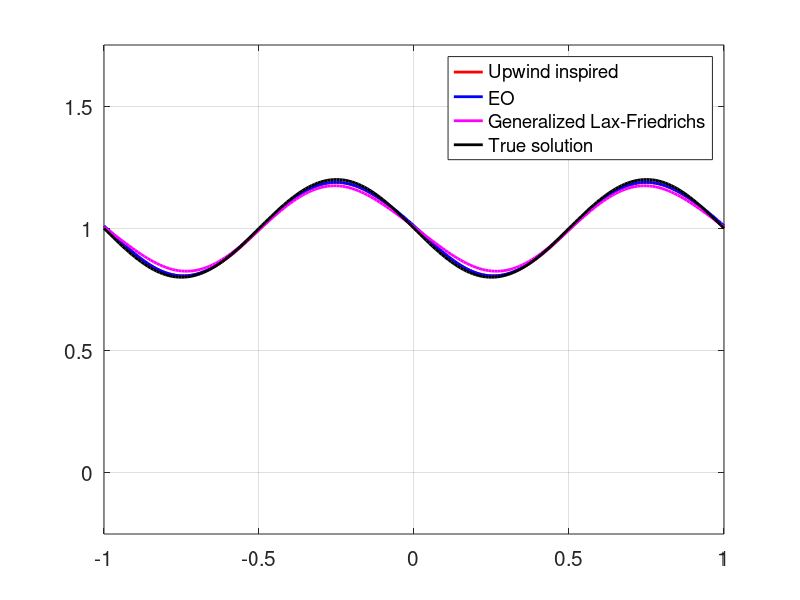

Reproduce this figure in MATLAB.
clc
clear all
close all

% Discretization	
h  = 0.01;
k  = 0.5*h;
x  = -1:h:1;
nX = numel(x);
t  = 0:k:0.5;
nT = numel(t);

% Initial condition
U0 = 1 + 0.2*sin(2*pi*x) ;

% U1 --> solution of Upwind inspired scheme
% U2 --> solution with EO flux
% U3 --> solution of Generalized Lax-Friedrichs scheme
U1 = U0; 
U2 = U0;
U3 = U0;

% EO flux (minima of Burgers flux at u=0)
EOflux =@(u,v) max(u,0).^2/2 + min(v,0).^2/2 - 0; 

% F
F = @(x,t) -0.2*2*pi*cos(2*pi*(x-t)) + (1+0.2*sin(2*pi*(x-t))).*(0.2*2*pi*cos(2*pi*(x-t))) ;

for i = 1:nT
    % Create extended solution arrays
    U1_ext = [U1(nT-1),U1,U1(2)] ;
    U2_ext = [U2(nT-1),U2,U2(2)] ;
    U3_ext = [U3(nT-1),U3,U3(2)] ;
    
    % Right-hand side
    F_kt = k* F(x,t(i));
    
	% Update solutions
	U1   = U1-(k/h)*U1_ext(2:end-1).*(U1_ext(2:end-1)-U1_ext(1:end-2)) + F_kt;
    
    EOfluxeval = EOflux(U2_ext(1:end-1),U2_ext(2:end));
    U2 = U2-(k/h)*(EOfluxeval(2:end)-EOfluxeval(1:end-1)) + F_kt; 
     
	U3 = ( U3_ext(3:end) + U3_ext(1:end-2))/2 - ...
         (0.5*k/h) * ( U3_ext(3:end).^2 - U3_ext(1:end-2).^2 )/2 + F_kt;
	
    % The true solution
	U_exact = 1 + 0.2*sin(2*pi*(x-t(i)));
    
	% Visualize the numerical approximation and the correct solution
	plot(x,U1,'-r','LineWidth',2)
    hold all
    plot(x,U2,'-b','LineWidth',2)
    plot(x,U3,'-m','LineWidth',2)
    plot(x,U_exact,'-k','LineWidth',2)
	ylim([-0.25 1.75]);xlim([-1 1]);
	set(gca,'XTick',-1:0.5:1);set(gca,'YTick',0:0.5:1.5,'FontSize',15)
	grid on;
	legend('Upwind inspired','EO','Generalized Lax-Friedrichs','True solution','Location','best')
    hold off
	drawnow	
end


